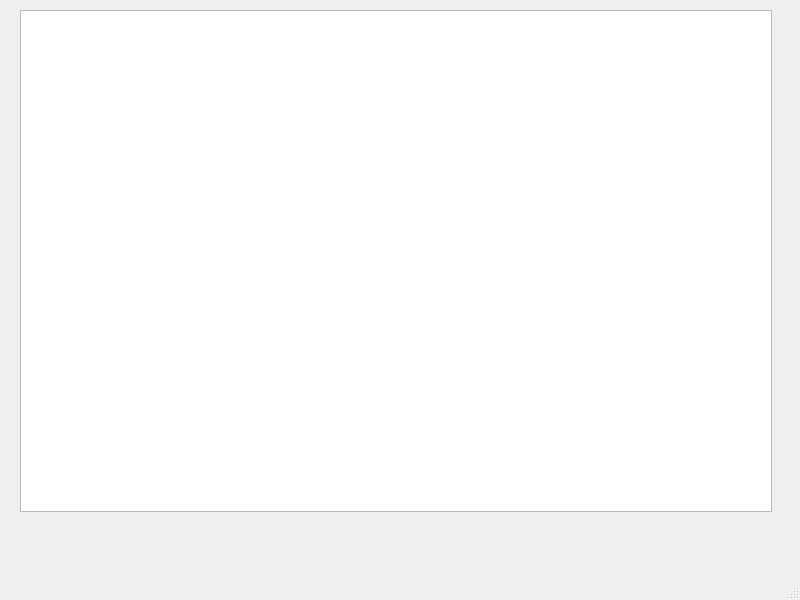
<?xml version="1.0" encoding="UTF-8"?>
<ui version="4.0">
 <class>MainWindow</class>
 <widget class="QMainWindow" name="MainWindow">
  <property name="geometry">
   <rect>
    <x>0</x>
    <y>0</y>
    <width>800</width>
    <height>600</height>
   </rect>
  </property>
  <property name="windowTitle">
   <string>MainWindow</string>
  </property>
  <widget class="QWidget" name="centralwidget">
   <widget class="QGraphicsView" name="graphicsView">
    <property name="geometry">
     <rect>
      <x>20</x>
      <y>10</y>
      <width>752</width>
      <height>502</height>
     </rect>
    </property>
   </widget>
  </widget>
  <widget class="QMenuBar" name="menubar">
   <property name="geometry">
    <rect>
     <x>0</x>
     <y>0</y>
     <width>800</width>
     <height>22</height>
    </rect>
   </property>
  </widget>
  <widget class="QStatusBar" name="statusbar"/>
 </widget>
 <resources/>
 <connections/>
</ui>
